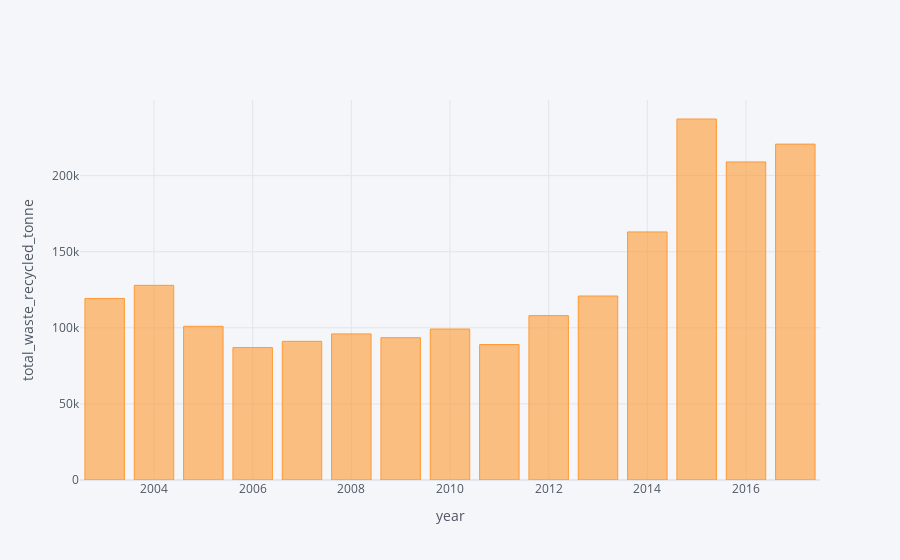

The notebook cell this image was saved under:
### Code cell
Horticultural_waste.iplot(x = 'year', y = 'total_waste_recycled_tonne', kind= 'bar', xTitle = 'year' , yTitle= 'total_waste_recycled_tonne')

### Figure 1 — Plotly figure (JSON) as saved in the notebook; plotly's stock layout.template omitted (floating-point values rounded to 4 significant figures)
{"data": [{"marker": {"color": "rgba(255, 153, 51, 0.6)", "line": {"color": "rgba(255, 153, 51, 1.0)", "width": 1}}, "name": "total_waste_recycled_tonne", "orientation": "v", "text": "", "type": "bar", "x": [2016, 2015, 2014, 2017, 2013, 2012, 2011, 2010, 2009, 2008, 2007, 2006, 2005, 2004, 2003], "y": [209000, 237200, 163000, 220700, 120900, 108000, 89000, 99200, 93500, 96000, 91100, 87000, 101000, 127900, 119300]}], "layout": {"legend": {"bgcolor": "#F5F6F9", "font": {"color": "#4D5663"}}, "paper_bgcolor": "#F5F6F9", "plot_bgcolor": "#F5F6F9", "title": {"font": {"color": "#4D5663"}}, "xaxis": {"gridcolor": "#E1E5ED", "showgrid": true, "tickfont": {"color": "#4D5663"}, "title": {"font": {"color": "#4D5663"}, "text": "year"}, "zerolinecolor": "#E1E5ED"}, "yaxis": {"gridcolor": "#E1E5ED", "showgrid": true, "tickfont": {"color": "#4D5663"}, "title": {"font": {"color": "#4D5663"}, "text": "total_waste_recycled_tonne"}, "zerolinecolor": "#E1E5ED"}}}
